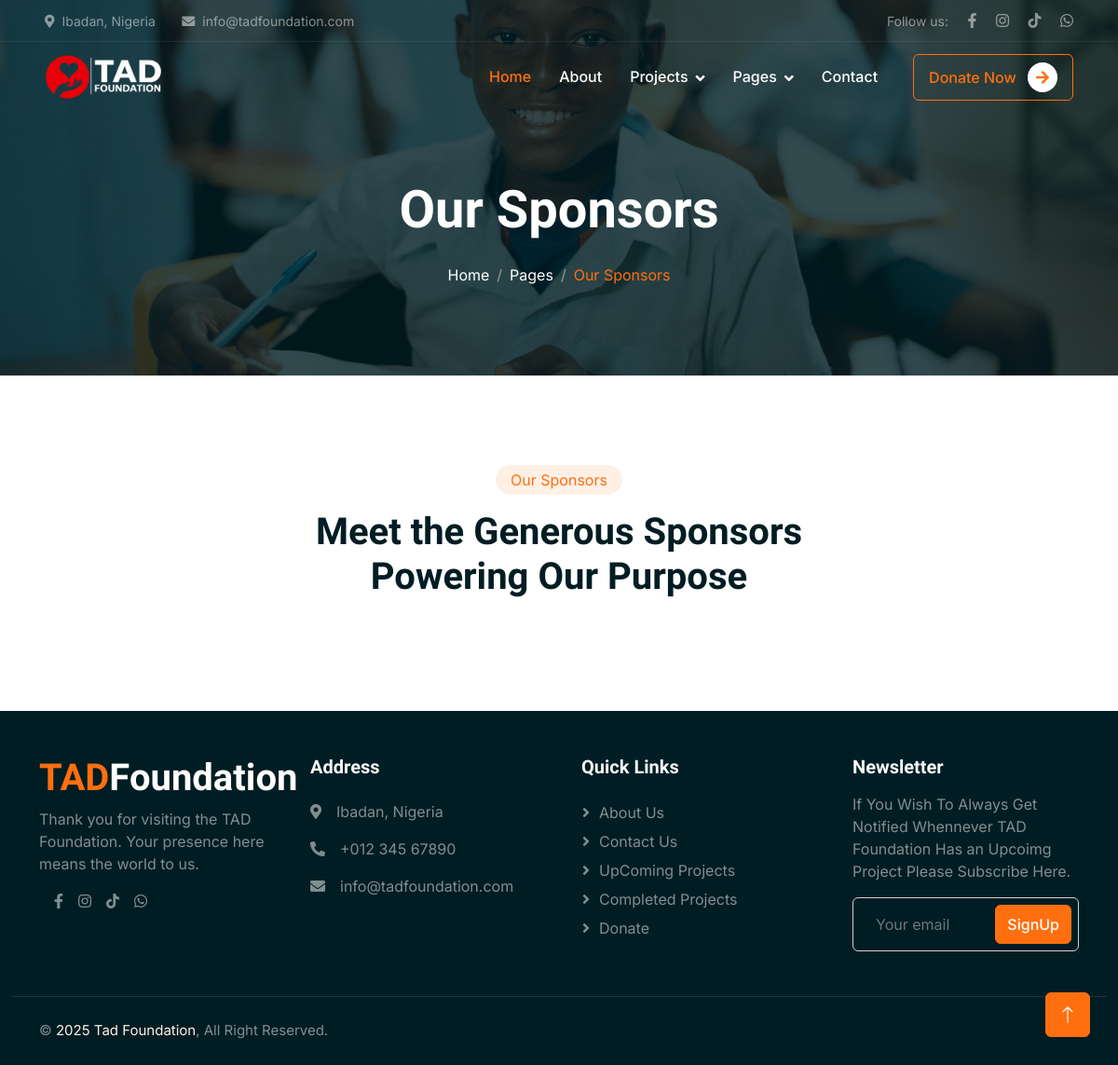
The app's page /sponsors, older data.
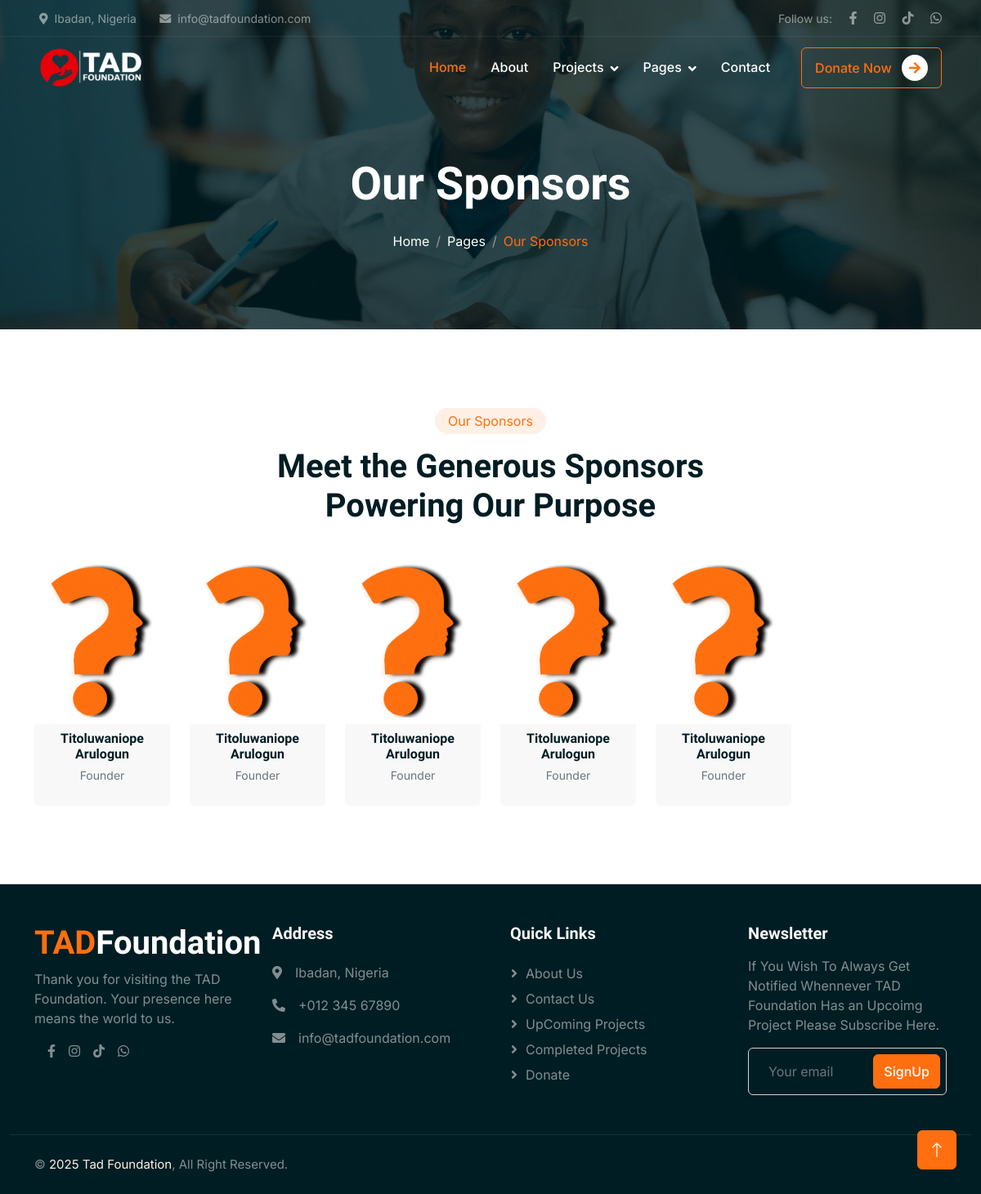
The same page, newer data.
### tadApp/models.py (models this page shows, shortened)
class Sponsor(models.Model):
    name = models.CharField(max_length=100)
    designation = models.CharField(max_length=100)
    project_Sponsored = models.CharField(max_length=100)
    image = models.ImageField(
        upload_to='volunteer_images/',
        blank=True,
        null=True,
        default='team_images/default.png'  # or any valid path inside your media folder
    )

### tadApp/views.py (the view)
# urls.py: path('sponsors', views.sponsors, name='sponsors'),
def sponsors(request):
    sponsor = Sponsor.objects.all()
    return render(request, 'pages/sponsors.html', {'sponsor': sponsor})

### tadApp/templates/pages/sponsors.html (shortened to what this page needs)
{% extends 'base.html' %}
{% block content %}
{% load static %}
{% include 'includes/navbar.html'%}
    <div class="container-fluid page-header mb-5 wow fadeIn" data-wow-delay="0.1s">
        <div class="container text-center">
            <h1 class="display-4 text-white animated slideInDown mb-4">Our Sponsors</h1>
            <nav aria-label="breadcrumb animated slideInDown">
                <ol class="breadcrumb justify-content-center mb-0">
                    <li class="breadcrumb-item"><a class="text-white" href="{% url 'index' %}">Home</a></li>
                    <li class="breadcrumb-item"><a class="text-white" href="#">Pages</a></li>
                    <li class="breadcrumb-item text-primary active" aria-current="page">Our Sponsors</li>
                </ol>
            </nav>
        </div>
    </div>
    <div class="container-xxl py-5">
        <div class="container">
            <div class="text-center mx-auto mb-5 wow fadeInUp" data-wow-delay="0.1s" style="max-width: 650px;">
                <div class="d-inline-block rounded-pill bg-secondary text-primary py-1 px-3 mb-3">Our Sponsors</div>
                <h1 class="display-6 mb-5">Meet the Generous Sponsors Powering Our Purpose</h1>
            </div>
            <div class="row g-4">
                            {% for sponsor in sponsor %}
                <div class="col-lg-2 col-md-4 col-6 wow fadeInUp" data-wow-delay="0.1s">
                    <div class="sponsor-card text-center team-item position-relative rounded overflow-hidden">
                        <div class="overflow-hidden">
                            <img src="{{ sponsor.image.url|default:'/media/team_images/default.jpg' }}" class="img-fluid rounded mb-2" alt="Sponsor">
                        </div>
                        <div class="team-text bg-light text-center p-2">
                            <h6 class="fw-semibold mb-1">{{ sponsor.name }}</h6>
                            <small class="text-muted">{{ sponsor.designation }}</small>
                        </div>
                    </div>
                </div>
                            {% endfor %}
            </div>
        </div>
    </div>
{% include 'includes/footer.html'%}
{% endblock %}

Row changes from the older to the newer data that the page shows:
added Sponsor: image (placeholder picture), name "Titoluwaniope Arulogun", designation "Founder"
added Sponsor: image (placeholder picture), name "Titoluwaniope Arulogun", designation "Founder"
added Sponsor: image (placeholder picture), name "Titoluwaniope Arulogun", designation "Founder"
added Sponsor: image (placeholder picture), name "Titoluwaniope Arulogun", designation "Founder"
added Sponsor: image (placeholder picture), name "Titoluwaniope Arulogun", designation "Founder"
